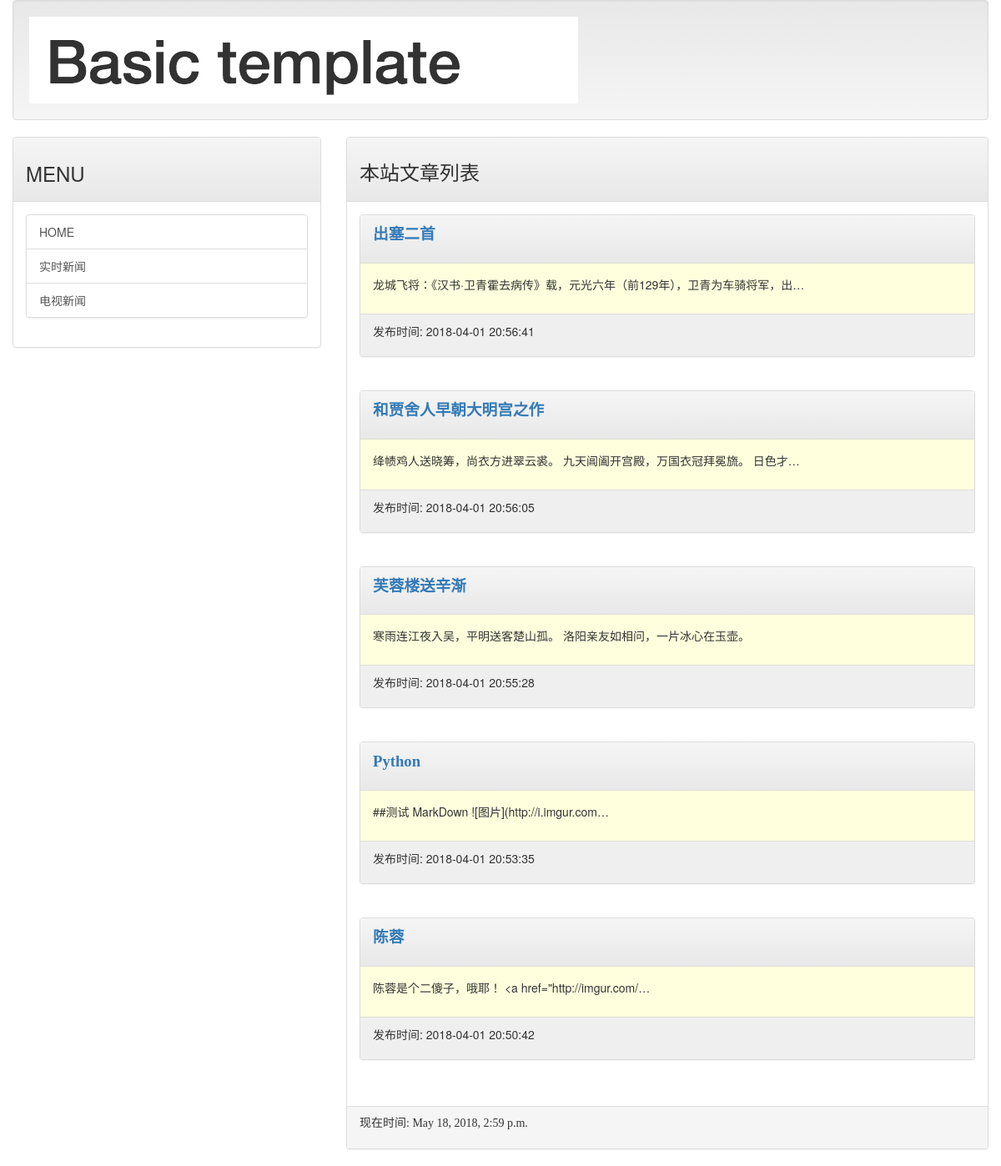
The page / on the database its author committed.
### mainsite/models.py (models this page shows, shortened)
class Post(models.Model):
    title = models.CharField(max_length=200)
    slug = models.CharField(max_length=200)
    body = models.TextField()
    pub_date = models.DateTimeField(default=timezone.now)
    class Meta:
        ordering = ('-pub_date',)

### mainsite/views.py (the view)
# urls.py: url(r'^$', homepage),
def homepage(request):
    template = get_template('index.html')
    posts = Post.objects.all()
    now = datetime.now()
    html = template.render(locals())
    return HttpResponse(html)

### templates/index.html (shortened to what this page needs)
{% extends 'base.html' %}
{% block headmessage %}
    <h3 style="font-family:楷体;">本站文章列表</h3>
{% endblock %}
{% block content %}
    {% for post in posts %}
        <div class="panel panel-default">
            <div class="panel-heading">
                <p style="font-family:微软雅黑;font-size:14pt;font-weight: bold;">
                    <a href="/post/{{ post.slug }}">{{ post.title }}</a>
                </p>
            </div>
            <div class="panel-body" style="background-color:#ffffdd">
                <p>
                    {{ post.body | truncatechars:40 }}
                </p>
            </div>
            <div class="panel-footer" style="background-color: #efefef">
                <p>
                    发布时间: {{ post.pub_date | date:"Y-m-d H:i:s" }}
                </p>
            </div>
        </div>
        <br>
    {% endfor %}
{% endblock %}

### templates/base.html (shortened to what this page needs)
<!DOCTYPE html>
<html lang="en">
<head>
    <link rel="stylesheet" href="https://maxcdn.bootstrapcdn.com/bootstrap/3.3.7/css/bootstrap.min.css"
>
    <link rel="stylesheet" href="https://maxcdn.bootstrapcdn.com/bootstrap/3.3.7/css/bootstrap-theme.min.css"
>
</head>
<body>
<div class="container-fluid">
    {% include 'header.html' %}
    <div class="row">
        <div class="col-sm-4 col-md-4">
            <div class="panel panel-default">
                <div class="panel-heading">
                    <h3>
                        MENU
                    </h3>
                </div>
                <div class="panel-body">
                    <div class="list-group">
                        <a href="/" class="list-group-item">HOME</a>
                        <a href="http://tar.so/news" class="list-group-item">实时新闻</a>
                        <a href="http://drho.tw/news" class="list-group-item">电视新闻</a>
                    </div>
                </div>
            </div>
        </div>
        <div class="col-sm-8 col-md-8">
            <div class="panel panel-default">
                <div class="panel-heading">
                    {% block headmessage %}{% endblock %}
                </div>
                <div class="panel-body">
                    {% block content %}{% endblock %}
                </div>
                <div class="panel-footer">
                    {% include 'footer.html' %}
                </div>
            </div>
        </div>
    </div>
</div>
</body>
</html>

### templates/header.html
{% load staticfiles %}
<div class="well">
    <img src="{% static "images/logo.png" %}">
</div>

### templates/footer.html
{% block footer %}
    {% if now %}
        <p style="font-family: 'Weibei SC';">现在时间: {{ now }}</p>
    {% else %}
        <p style="font-family: 'Weibei SC';">本文内容取自网络，若有侵权请来信通知下架...</p>
    {% endif %}
{% endblock %}

### rows shown on the page
Post: title "出塞二首", body "龙城飞将：《汉书·卫青霍去病传》载，元光六年（前129年），卫青为车骑将军，出…", pub_date "2018-04-01 20:56:41"
Post: title "和贾舍人早朝大明宫之作", body "绛帻鸡人送晓筹，尚衣方进翠云裘。 九天阊阖开宫殿，万国衣冠拜冕旒。 日色才…", pub_date "2018-04-01 20:56:05"
Post: title "芙蓉楼送辛渐", body "寒雨连江夜入吴，平明送客楚山孤。 洛阳亲友如相问，一片冰心在玉壶。", pub_date "2018-04-01 20:55:28"
Post: title "Python", body "##测试 MarkDown ![图片](http://i.imgur.com…", pub_date "2018-04-01 20:53:35"
Post: title "陈蓉", body "陈蓉是个二傻子，哦耶！ <a href=\"http://imgur.com/…", pub_date "2018-04-01 20:50:42"
